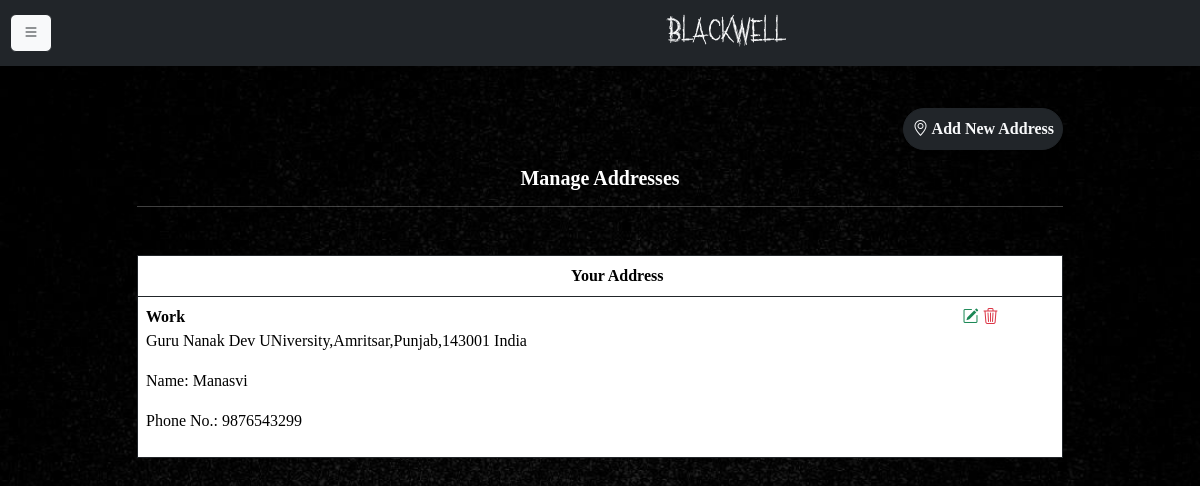
The app's page /user/listaddress/ (signed in) with its own data.
### user/models.py (models this page shows, shortened)
class Address(models.Model):
    ADDRESS_TYPE_CHOICES = [
        ('Home', 'Home'),
        ('Work', 'Work'),
        ('Other', 'Other'),
    ]
    user = models.ForeignKey(User, on_delete=models.CASCADE, related_name='addresses')
    full_name = models.CharField(max_length=100, help_text="Name of the person receiving the package")
    phone_number = models.CharField(max_length=15)
    street_address = models.CharField(max_length=255) # House No, Street, Colony
    city = models.CharField(max_length=100)
    state = models.CharField(max_length=100)
    postal_code = models.CharField(max_length=20)     # Zip/Pin Code
    country = models.CharField(max_length=100, default='India')
    address_type = models.CharField(max_length=10, choices=ADDRESS_TYPE_CHOICES, default='Home')
    is_default = models.BooleanField(default=False)
    class Meta:
        verbose_name_plural = "Addresses"

### user/views.py (the view)
# urls.py: path('listaddress/',views.list_address.as_view(),name='listaddress'),
class list_address(SuccessMessageMixin,ListView):
    model=Address
    template_name = 'address.html'
    def get_queryset(self):
        return Address.objects.filter(user=self.request.user)

### app/context_processors.py (called while the page is built)
def productCategory(request):
    return {'categories':ProductCategory.objects.all()}

### user/templates/address.html (shortened to what this page needs)
{% extends 'userbase.html' %}
{% block content %}
{% load static %}
<div class="container py-5">
    <div class="row justify-content-center">
        <div class="col-10">
            <p class="text-end"><a href="{% url 'addaddress' %}" title="Add Address" class="text-light fw-bold btn btn-dark bg-theme-dark rounded-pill p-2">
                <i class="bi bi-geo-alt"></i> Add New Address</a></p>
<h5 class="text-center fw-bold">Manage Addresses</h5><hr>
<table class="table border border-dark my-5">
    <thead class="text-center"><tr>
        <th style="padding-left: 150px;">Your Address</th>
        <th></th>
    </tr></thead>
            <tbody>
                {% for obj in object_list %}
                <tr>
                    <td>
                        <strong class="d-flex">{{obj.address_type}} </strong>
                        <p>{{obj.street_address}},{{obj.city}},{{obj.state}},{{obj.postal_code}} {{obj.country}}</p>
                        <p>Name: {{obj.full_name}}</p>
                        <p>Phone No.: {{obj.phone_number}}</p>
                    </td>
                    <td class="border-top border-dark">
                        <a href="{% url 'updateaddress' obj.id %}" title='edit'>
                            <i class="bi bi-pencil-square text-success"></i>
                        </a>
                        <a href="{% url 'deleteaddress' obj.id %}" title="delete">
                            <i class="bi bi-trash3 text-danger"></i>
                        </a>
                    </td>
                </tr>
                {% endfor %}
            </tbody>
           </table>
        </div>
    </div>
</div>
{% endblock %}

### static/css/style.css (style rules this page uses)
body { font-family: morlique; background-image: url('../images/bg.JPG'); background-repeat: no-repeat; background-size: cover; color: white; }
a { text-decoration: none; color: white; }

### records on screen
Address: address_type "Work", street_address "Guru Nanak Dev UNiversity", city "Amritsar", state "Punjab", postal_code "143001", country "India", full_name "Manasvi", phone_number "9876543299"
